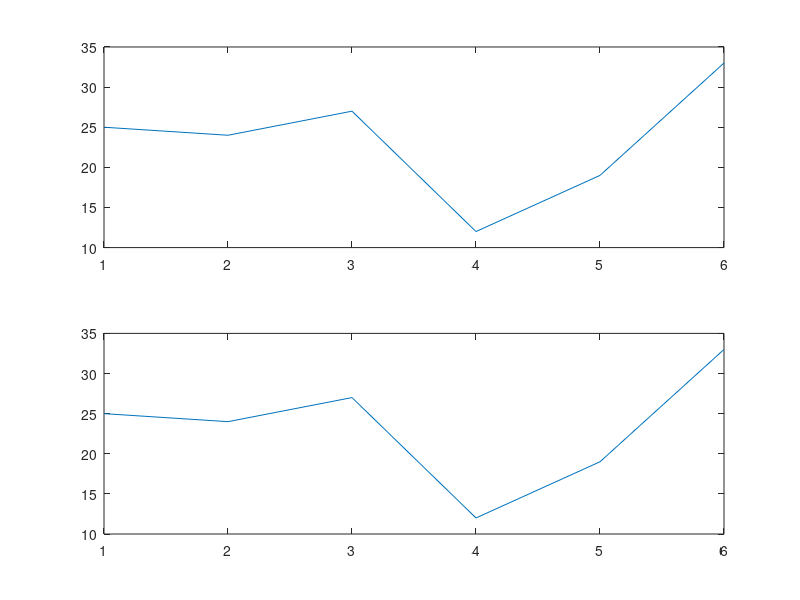

Recreate this plot in MATLAB.
% %Why we use frequency domain rather than time domain?
% %In case of multiple signals, it is difficult to analyze due to  their
% %overlaping
% 
% clc;
% clear all;
% 
% x = [1 2 3 1 5 8];
% y = [2 2 1 2];
% 
% 
% % l = length(x)+length(y)-1;     %Adding the zeros
% l1 = length(x);
% l2 = length(y);
% 
% % l = max(l1,l2);
% l = length(x)+length(y)-1;   % Lengtyh For CCONV
% 
% a=fft(x,l);   %fft of the first signal
% display(a);
% 
% b=fft(y,l);   %fft of the second signal
% display(b);
% 
% z = a.*b;  %Multiplying the fft of both the signals
% display(z);
% 
% w=ifft(z);    %Taking the inverse fft for getting the actual value
% display(w);
% 
% % m = conv(x,y);  % Convolution using conv function
% m = cconv(x,y);  % Circular Convolution using conv function
% display(m);

clc;    
clear all;

x = [1 2 3 1 5 8];
y = [2 2 1 2];

l1 = length(x);
l2 = length(y);

l = max(l1,l2);

a=fft(x);   %fft of the first signal
display(a);

b=fft(y,l);   %fft of the second signal
display(b);

z = a.*b;  %Multiplying the fft of both the signals
display(z);

w=ifft(z);    %Taking the inverse fft for getting the actual value
display(w);
subplot(211);
plot(w);

m = cconv(x,y,l);  % Circular Convolution using conv function
display(m);
subplot(212);
plot(m);